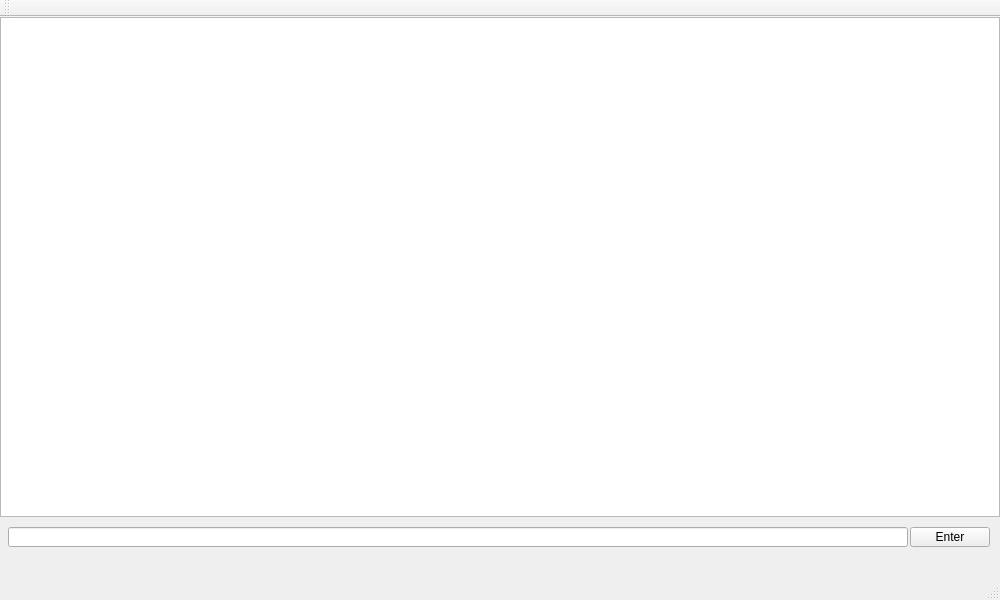
<?xml version="1.0" encoding="UTF-8"?>
<ui version="4.0">
 <class>MainWindow</class>
 <widget class="QMainWindow" name="MainWindow">
  <property name="geometry">
   <rect>
    <x>0</x>
    <y>0</y>
    <width>1000</width>
    <height>600</height>
   </rect>
  </property>
  <property name="minimumSize">
   <size>
    <width>1000</width>
    <height>600</height>
   </size>
  </property>
  <property name="maximumSize">
   <size>
    <width>1000</width>
    <height>600</height>
   </size>
  </property>
  <property name="windowTitle">
   <string>NoComando</string>
  </property>
  <widget class="QWidget" name="centralWidget">
   <widget class="QPlainTextEdit" name="gui_historic">
    <property name="geometry">
     <rect>
      <x>0</x>
      <y>0</y>
      <width>1000</width>
      <height>500</height>
     </rect>
    </property>
    <property name="sizePolicy">
     <sizepolicy hsizetype="Expanding" vsizetype="Expanding">
      <horstretch>0</horstretch>
      <verstretch>0</verstretch>
     </sizepolicy>
    </property>
    <property name="minimumSize">
     <size>
      <width>1000</width>
      <height>500</height>
     </size>
    </property>
    <property name="maximumSize">
     <size>
      <width>1000</width>
      <height>500</height>
     </size>
    </property>
    <property name="readOnly">
     <bool>false</bool>
    </property>
   </widget>
   <widget class="QLineEdit" name="gui_input">
    <property name="geometry">
     <rect>
      <x>8</x>
      <y>510</y>
      <width>900</width>
      <height>20</height>
     </rect>
    </property>
    <property name="sizePolicy">
     <sizepolicy hsizetype="Fixed" vsizetype="Fixed">
      <horstretch>0</horstretch>
      <verstretch>0</verstretch>
     </sizepolicy>
    </property>
   </widget>
   <widget class="QPushButton" name="gui_go">
    <property name="geometry">
     <rect>
      <x>910</x>
      <y>510</y>
      <width>80</width>
      <height>20</height>
     </rect>
    </property>
    <property name="text">
     <string>Enter</string>
    </property>
   </widget>
  </widget>
  <widget class="QMenuBar" name="menuBar">
   <property name="geometry">
    <rect>
     <x>0</x>
     <y>0</y>
     <width>1000</width>
     <height>22</height>
    </rect>
   </property>
  </widget>
  <widget class="QToolBar" name="mainToolBar">
   <attribute name="toolBarArea">
    <enum>TopToolBarArea</enum>
   </attribute>
   <attribute name="toolBarBreak">
    <bool>false</bool>
   </attribute>
  </widget>
  <widget class="QStatusBar" name="statusBar"/>
 </widget>
 <layoutdefault spacing="6" margin="11"/>
 <resources/>
 <connections/>
</ui>
